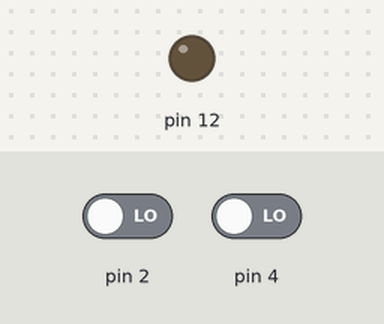
The sketch below on a simulated Arduino Uno, built with avr-gcc and run on an emulated ATmega328P. Parts: output pins drawn as LEDs (lit = HIGH). The test bench sets the inputs (shaded band); at power-on: pin 2 LOW, pin 4 LOW.

Above: at 1.2 s.
1.3 s: pin 2 driven HIGH
At 2.3 s:
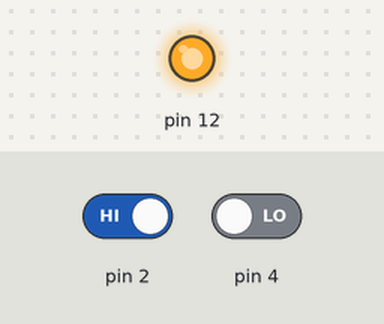
2.8 s: pin 4 driven HIGH
At 3.7 s:
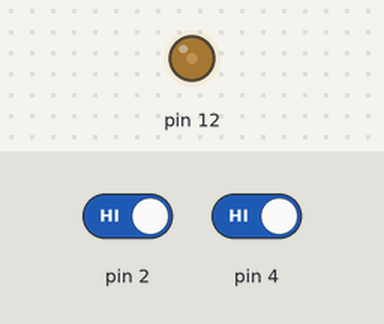
4.3 s: pin 4 driven LOW
At 5.6 s:
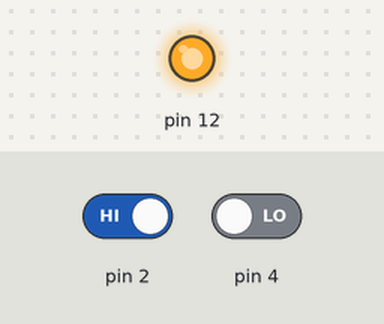
Timing chart, 0 to 7.3 s (numbered marks = the images above; inputs shaded):
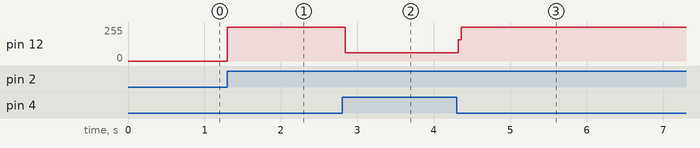

Measured:
- after the input at 1.3 s, pin 12: 0/255 → 255/255 at once
- after the input at 2.8 s, pin 12: 255/255 → 62/255 at once
- after the input at 4.3 s, pin 12: 62/255 → 255/255 at once

The sketch:

bai01.ino
```cpp
void setup() {
  // put your setup code here, to run once:
  pinMode(2, INPUT);
  pinMode(4, INPUT);
  pinMode(12, OUTPUT);
}

void loop() {
  // put your main code here, to run repeatedly:
  bool sttBtn1 = digitalRead(2);
  bool sttBtn2 = digitalRead(4);
  if(sttBtn1){
    digitalWrite(12, HIGH);
  }
  if(sttBtn2){
    digitalWrite(12, LOW);
  }
}
```
